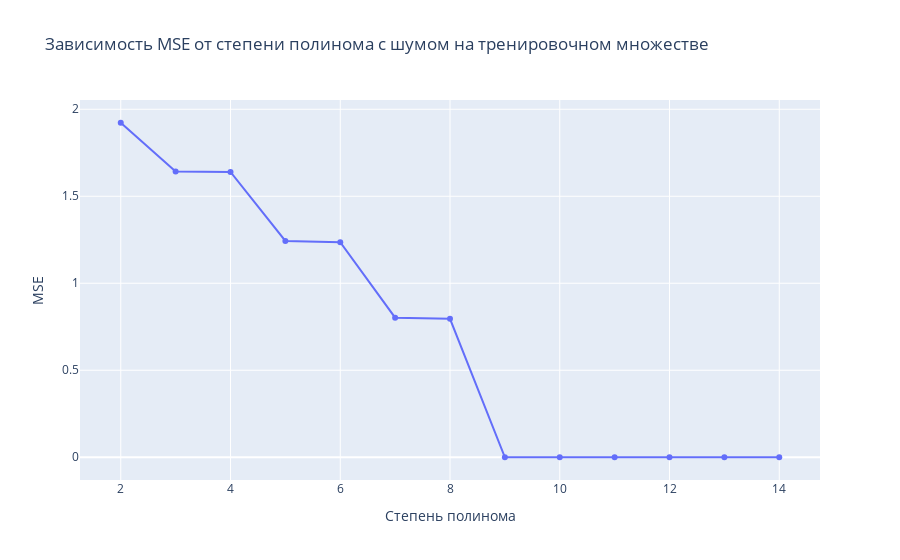

The cell this chart's notebook holds for it:
### Code cell
plot_mse_extent(polynoms, mses, "Зависимость MSE от степени полинома с шумом на тренировочном множестве")

### Figure 1 — Plotly figure (JSON) as saved in the notebook; plotly's stock layout.template omitted (floating-point values rounded to 4 significant figures)
{"data": [{"type": "scatter", "x": [2, 3, 4, 5, 6, 7, 8, 9, 10, 11, 12, 13, 14], "y": [1.923, 1.642, 1.639, 1.243, 1.236, 0.8024, 0.7955, 2.923e-25, 6.425e-26, 1.912e-25, 8.604e-26, 2.063e-26, 1.44e-26]}], "layout": {"title": {"text": "Зависимость MSE от степени полинома с шумом на тренировочном множестве"}, "xaxis": {"title": {"text": "Степень полинома"}}, "yaxis": {"title": {"text": "MSE"}}}}
